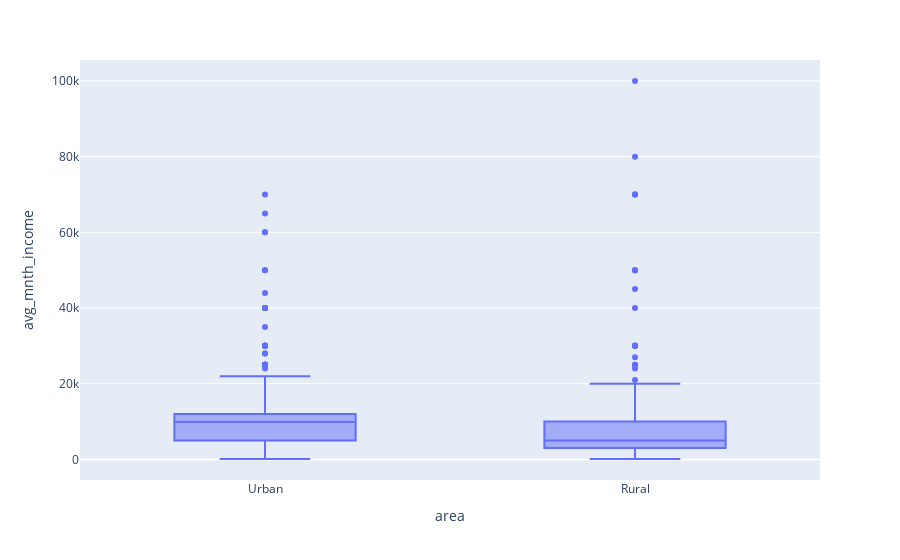

Notebook code cell kept with this figure:
### Markdown cell above
Majority of the sample earn an average monthly income below 10,000/=

### Code cell
#distribution of income by area and insurance use

fig = px.box(nakuru_df, x='area', y='avg_mnth_income')
fig.show()

### Figure 1 — Plotly figure (JSON) as saved in the notebook; plotly's stock layout.template omitted (floating-point values rounded to 4 significant figures; data arrays with more than 128 entries replaced by an {"elided": "..."} marker saying what was removed)
{"data": [{"alignmentgroup": "True", "hovertemplate": "area=%{x}<br>avg_mnth_income=%{y}<extra></extra>", "legendgroup": "", "marker": {"color": "#636efa"}, "name": "", "notched": false, "offsetgroup": "", "orientation": "v", "showlegend": false, "type": "box", "x": {"elided": "796 str values"}, "x0": " ", "xaxis": "x", "y": {"elided": "796 int values"}, "y0": " ", "yaxis": "y"}], "layout": {"boxmode": "group", "legend": {"tracegroupgap": 0}, "margin": {"t": 60}, "xaxis": {"anchor": "y", "domain": [0, 1], "title": {"text": "area"}}, "yaxis": {"anchor": "x", "domain": [0, 1], "title": {"text": "avg_mnth_income"}}}}
